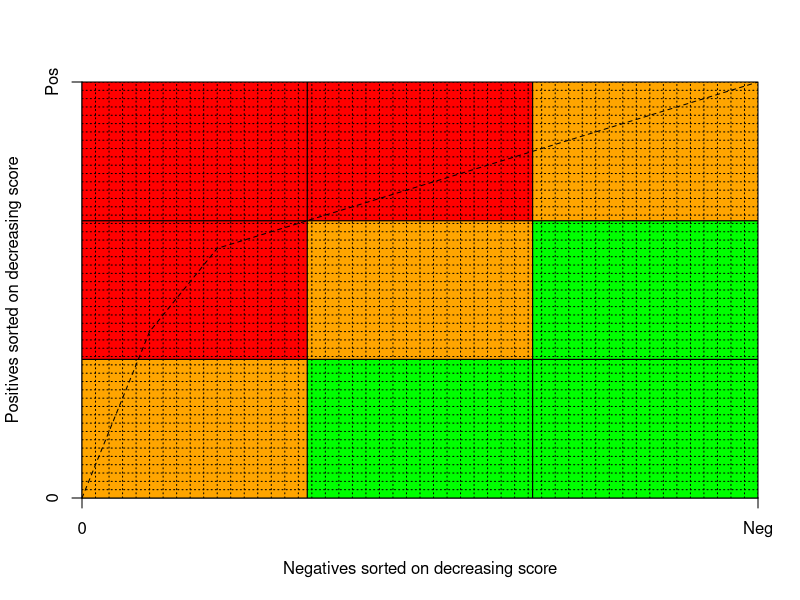

Here is the R script that generated this plot:
## ---- chunk 1

h <- 500 
w <- 500 
grid.step <- 10


plot(c(0, w), c(0, h),  
     xaxs = "i", yaxs = "i",
     xaxt = 'n', yaxt = 'n',
     type = "n",
     xlab = "Negatives sorted on decreasing score", 
     ylab = "Positives sorted on decreasing score")

axis(2, c(0, h), labels = c('0', 'Pos'))
axis(1, c(0, w), labels = c('0', 'Neg'))

x <- seq(0, w, length.out = 4)  
y <- seq(0, h, length.out = 4)  

for (i in 1:3) {
  for (j in 1:3) {
    if (i < j) { col <- 'red' }
    if (i == j) { col <- 'orange' }
    if (i > j) { col <- 'green' }
    rect(x[i], y[j], x[i + 1], y[j + 1], col = col)
  }
}

x_curve <- c(0,  50,  100,  500)
y_curve <- c(0, 200,  300,  500)
lines(x_curve, y_curve, lty = 2)


gx <- grid.step
while (gx <= w) {
  abline(v = gx, lty = "dotted")
  gx <- gx + grid.step
}

gy <- grid.step
while (gy <= h) {
  abline(h = gy, lty = "dotted")
  gy <- gy + grid.step
}

